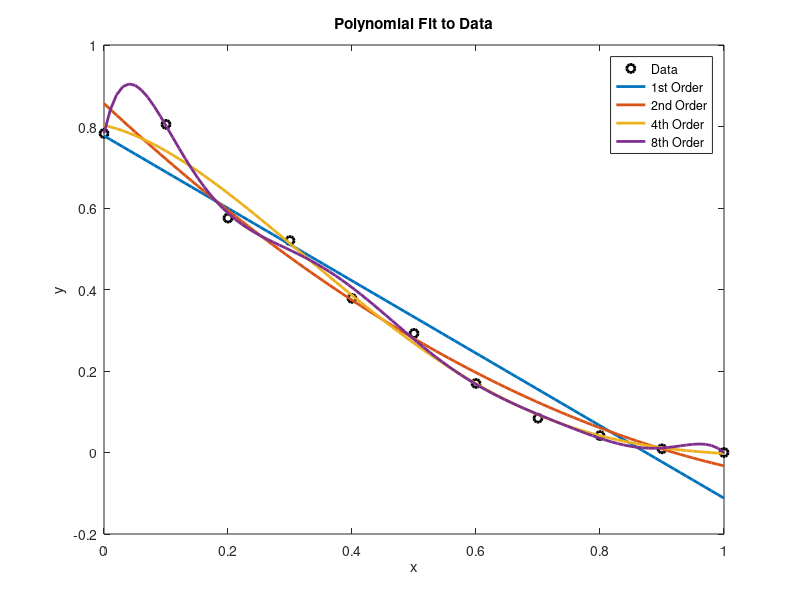

Write MATLAB code to recreate this figure.
clc;
clear all;

% given data
xk = [0 0.1 0.2 0.3 0.4 0.5 0.6 0.7 0.8 0.9 1];
yk = [0.7829 0.8052 0.5753 0.5201 0.3783 0.2923 0.1695 0.0842 0.0415 0.009 0];

% calculating polynomials
p1 = polyfit(xk, yk, 1);
p2 = polyfit(xk, yk, 2);
p4 = polyfit(xk, yk, 4);
p8 = polyfit(xk, yk, 8);

% setting the range for x
x = linspace(0, 1, 100);

% plotting the data along with the fit polynomials
figure;

plot(xk, yk, 'ko', 'LineWidth', 2); 
hold on;
plot(x, polyval(p1, x), 'LineWidth', 2);
plot(x, polyval(p2, x), 'LineWidth', 2);
plot(x, polyval(p4, x), 'LineWidth', 2);
plot(x, polyval(p8, x), 'LineWidth', 2);
legend('Data','1st Order','2nd Order','4th Order', '8th Order');
xlabel('x');
ylabel('y');
title('Polynomial Fit to Data');
hold off;
